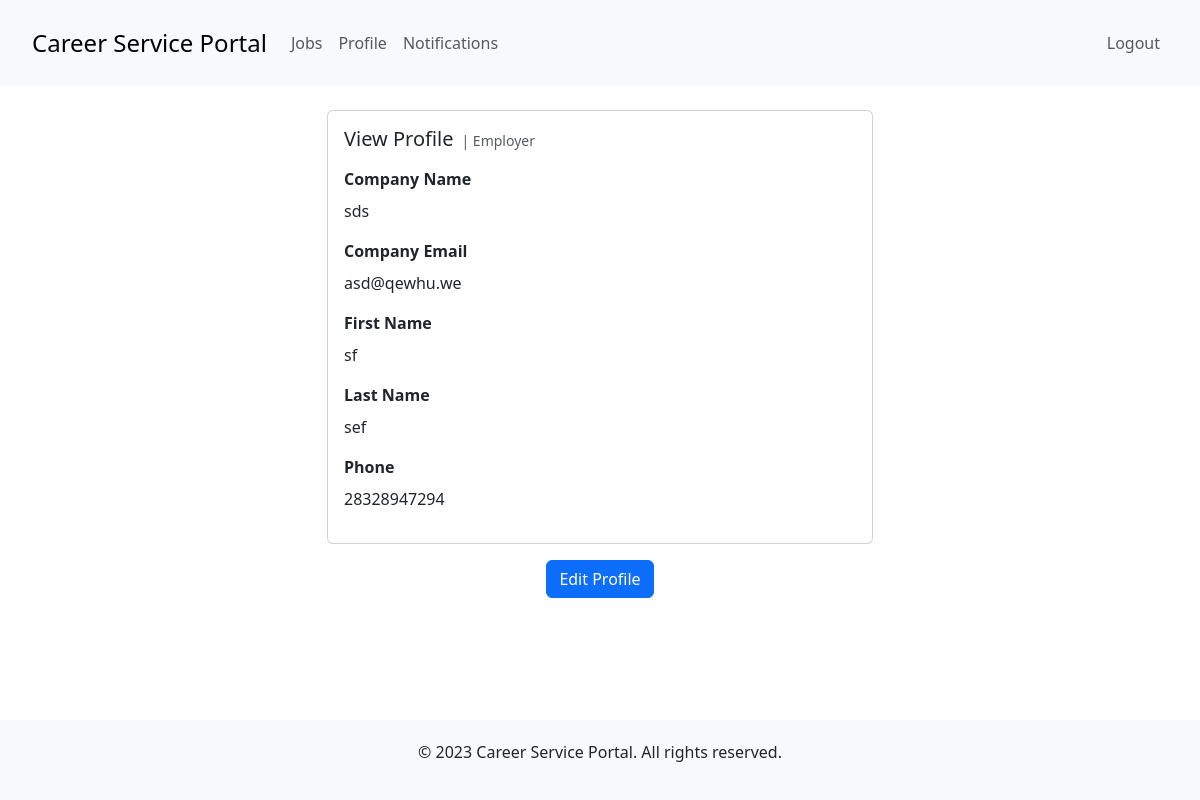
/employer/profile/ (signed in), run on the app's committed database.
### employer/models.py (models this page shows)
class Employer(models.Model):
    userID = models.ForeignKey(User, on_delete=models.CASCADE)
    companyName = models.CharField(max_length=255)
    companyEmail = models.EmailField()
    firstName = models.CharField(max_length=255)
    lastName = models.CharField(max_length=255)
    phone = models.CharField(max_length=255)

### employer/views.py (the view)
# urls.py: path('profile/', views.view_employer_profile, name='view_employer_profile'),
def view_employer_profile(request):
    employer = check_login(request)
    if employer is None:
        return HttpResponseRedirect('/')
    return render(request, 'employer/profileTemplate.html', context={'employer': employer})

### employer/views.py (called while the page is built)
def check_login(request):
    if 'e_id' in request.session:
        e_id = request.session['e_id']
        try:
            employer = Employer.objects.get(pk=e_id)
            return employer
        except Employer.DoesNotExist:
            return None
    return None

### templates/employer/profileTemplate.html
{% extends "shared/base.html" %}
{% block content %}
<div class="container">
  <div class="row justify-content-center">
    <div class="col-md-6">
      <div class="card mt-4">
        <div class="card-body">
          <div class="d-flex align-items-center mb-3">
            <h5 class="card-title m-0">View Profile</h5>
            <small class="text-muted ms-2 align-self-end">| Employer</small>
          </div>
          <div class="mb-3">
            <label class="form-label"><strong>Company Name</strong></label>
            <p class="form-control-static">{{ employer.companyName }}</p>
          </div>
          <div class="mb-3">
            <label class="form-label"><strong>Company Email</strong></label>
            <p class="form-control-static">{{ employer.companyEmail }}</p>
          </div>
          <div class="mb-3">
            <label class="form-label"><strong>First Name</strong></label>
            <p class="form-control-static">{{ employer.firstName }}</p>
          </div>
          <div class="mb-3">
            <label class="form-label"><strong>Last Name</strong></label>
            <p class="form-control-static">{{ employer.lastName }}</p>
          </div>
          <div class="mb-3">
            <label class="form-label"><strong>Phone</strong></label>
            <p class="form-control-static">{{ employer.phone }}</p>
          </div>
        </div>
      </div>
    </div>
  </div>
  <div class="row justify-content-center mt-3">
    <div class="col-md-6">
      <div class="text-center">
        <a href="update" class="btn btn-primary mx-3">Edit Profile</a>
      </div>
    </div>
  </div>
</div>
{% endblock %}

### templates/shared/base.html (style rules this page uses)
html, body { height: 100%; }
body { display: flex; flex-direction: column; }
.container { flex: 1; }

### data on the page
Employer: companyName "sds", companyEmail "asd@qewhu.we", firstName "sf", lastName "sef", phone "28328947294"
